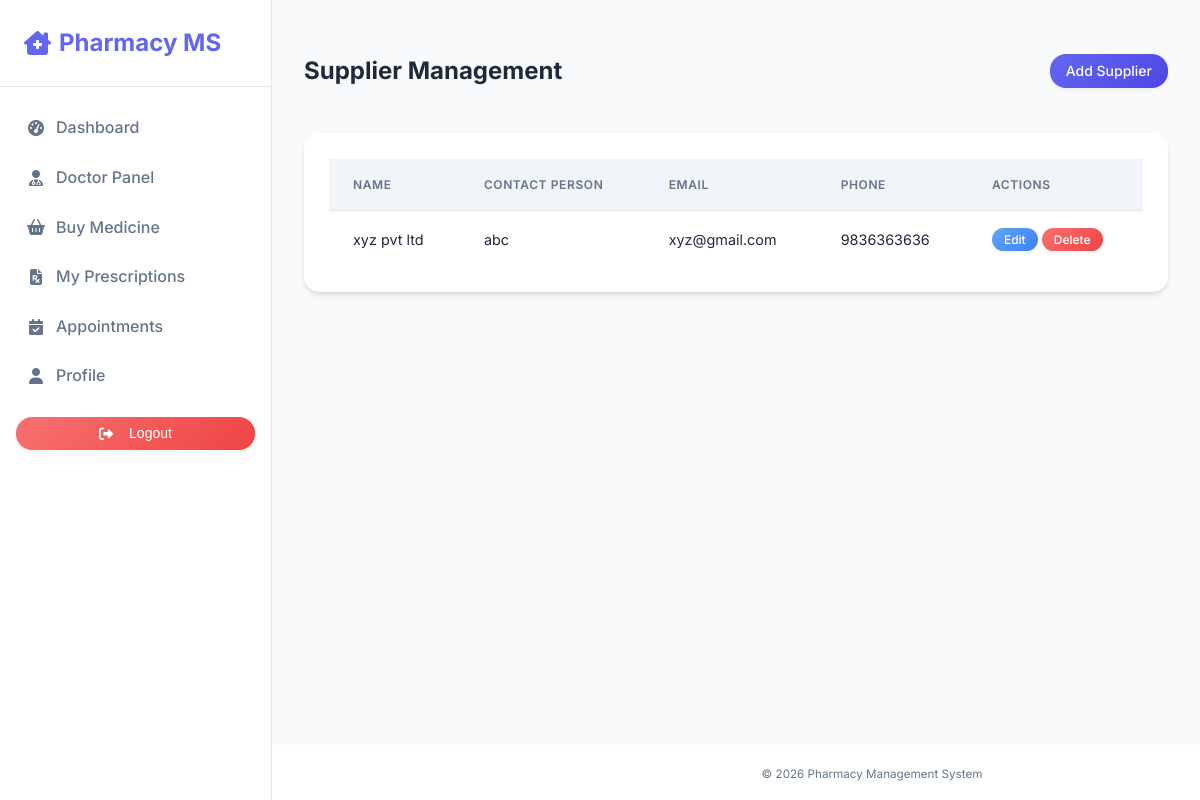
Screenshot of /suppliers/ (signed in) with the database file from the repository.
### pharmacy/models.py (models this page shows, shortened)
class Supplier(models.Model):
    name = models.CharField(max_length=100)
    contact_person = models.CharField(max_length=100)
    email = models.EmailField()
    phone = models.CharField(max_length=20)

### pharmacy/views.py (the view)
# urls.py: path('suppliers/', views.supplier_list, name='supplier_list'),
@login_required
def supplier_list(request):
    suppliers = Supplier.objects.all()
    return render(request, 'pharmacy/supplier_list.html', {'suppliers': suppliers})

### pharmacy/templates/pharmacy/supplier_list.html
{% extends 'pharmacy/base.html' %}
{% block content %}
<div class="d-flex justify-content-between align-items-center mb-4">
    <h2>Supplier Management</h2>
    <a href="{% url 'supplier_create' %}" class="btn btn-primary">Add Supplier</a>
</div>
<div class="card">
    <div class="card-body">
        <div class="table-responsive">
            <table class="table table-hover">
                <thead>
                    <tr>
                        <th>Name</th>
                        <th>Contact Person</th>
                        <th>Email</th>
                        <th>Phone</th>
                        <th>Actions</th>
                    </tr>
                </thead>
                <tbody>
                    {% for supplier in suppliers %}
                    <tr>
                        <td>{{ supplier.name }}</td>
                        <td>{{ supplier.contact_person }}</td>
                        <td>{{ supplier.email }}</td>
                        <td>{{ supplier.phone }}</td>
                        <td>
                            <a href="{% url 'supplier_update' supplier.pk %}" class="btn btn-sm btn-info">Edit</a>
                            <a href="{% url 'supplier_delete' supplier.pk %}" class="btn btn-sm btn-danger">Delete</a>
                        </td>
                    </tr>
                    {% empty %}
                    <tr>
                        <td colspan="5" class="text-center">No suppliers found.</td>
                    </tr>
                    {% endfor %}
                </tbody>
            </table>
        </div>
    </div>
</div>
{% endblock %}

### pharmacy/static/pharmacy/style.css (style rules this page uses)
:root { --primary: #6366f1; --primary-dark: #4f46e5; --secondary: #64748b; --success: #10b981; --danger: #ef4444; --warning: #f59e0b; --info: #3b82f6; --light: #f1f5f9; --dark: #0f172a; --bg-body: #f8fafc; --surface: #ffffff; --border: #e2e8f0; --text-main: #1e293b; --text-muted: #64748b; --shadow-sm: 0 1px 3px 0 rgb(0 0 0 / 0.1), 0 1px 2px -1px rgb(0 0 0 / 0.1); --shadow: 0 4px 6px -1px rgb(0 0 0 / 0.1), 0 2px 4px -2px rgb(0 0 0 / 0.1); --shadow-lg: 0 20px 25px -5px rgb(0 0 0 / 0.1), 0 8px 10px -6px rgb(0 0 0 / 0.1); --radius: 1rem; --font-sans: 'Inter', system-ui, -apple-system, sans-serif; --grad-primary: linear-gradient(135deg, #6366f1 0%, #4f46e5 100%); --grad-success: linear-gradient(135deg, #34d399 0%, #10b981 100%); --grad-danger: linear-gradient(135deg, #f87171 0%, #ef4444 100%); --grad-warning: linear-gradient(135deg, #fbbf24 0%, #f59e0b 100%); --grad-info: linear-gradient(135deg, #60a5fa 0%, #3b82f6 100%); }
* { box-sizing: border-box; }
body { font-family: var(--font-sans); background-color: var(--bg-body); background-image: radial-gradient(#cbd5e1 1px, transparent 1px); background-size: 24px 24px; color: var(--text-main); margin: 0; line-height: 1.6; display: flex; flex-direction: column; min-height: 100vh; -webkit-font-smoothing: antialiased; }
a { text-decoration: none; color: inherit; transition: 0.2s; }
.card { background: rgba(255, 255, 255, 0.95); border-radius: var(--radius); box-shadow: var(--shadow); border: 1px solid rgba(255, 255, 255, 0.5); overflow: hidden; margin-bottom: 1.5rem; transition: transform 0.3s ease, box-shadow 0.3s ease; }
.card-body { padding: 1.5rem; }
.table { width: 100%; border-collapse: collapse; font-size: 0.9rem; }
.table th { background-color: var(--light); color: var(--text-muted); font-weight: 600; text-transform: uppercase; font-size: 0.75rem; letter-spacing: 0.05em; padding: 1rem 1.5rem; text-align: left; border-bottom: 1px solid var(--border); }
.table td { padding: 1rem 1.5rem; border-bottom: 1px solid var(--border); color: var(--text-main); vertical-align: middle; }
.table tr:last-child td { border-bottom: none; }
.btn { display: inline-flex; align-items: center; justify-content: center; padding: 0.5rem 1rem; font-size: 0.875rem; font-weight: 500; border-radius: var(--radius); border: 1px solid transparent; cursor: pointer; transition: all 0.3s ease; gap: 0.5rem; line-height: 1.25; box-shadow: 0 2px 4px rgba(0,0,0,0.05); }
.btn-primary { background: var(--grad-primary); color: white; border: none; }
.btn-danger { background: var(--grad-danger); color: white; border: none; }
.btn-info { background: var(--grad-info); color: white; border: none; }
.btn-sm { padding: 0.25rem 0.75rem; font-size: 0.75rem; }
.d-flex { display: flex; }
.justify-content-between { justify-content: space-between; }
.align-items-center { align-items: center; }
.mb-4 { margin-bottom: 1.5rem !important; }

### rows the page displays
Supplier: name "xyz pvt ltd", contact_person "abc", email "xyz@gmail.com", phone "9836363636"
